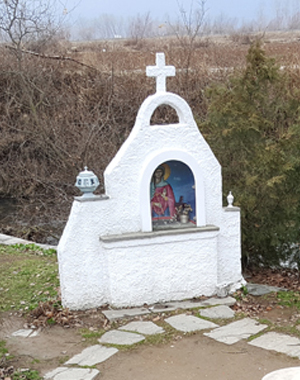
#> input picture act/FLY_AI_CHALLENGERS/openCV_practice/chap08/images/translate.jpg, 300 x 380 px
$ python 04.translate.py
#> lines starting #> are read from the running program, lines starting #| are printed output that depends on the picture
import numpy as np, cv2

def contain(p, shape):                              # 좌표(y,x)가 범위내 인지 검사
    return 0<=p[0]<shape[0] and 0<=p[1]<shape[1]

def translate(img, pt):
   dst = np.zeros(img.shape, img.dtype)
   for i in range(img.shape[0]):
    for j in range(img.shape[1]):
        x,y = np.subtract((j,1),pt)
        if contain((y,x),img.shape):
           dst[i,j] = img[y,x]

    return dst

image = cv2.imread('images/translate.jpg', cv2.IMREAD_GRAYSCALE)
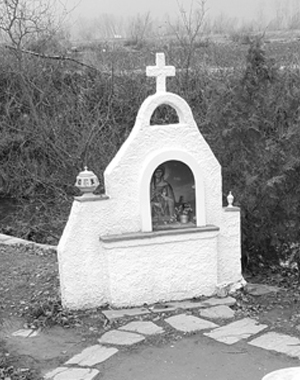
#> image: shape (380, 300); min 4, max 255, mean 147.3
if image is None: raise Exception("영상 파일을 읽기 에러")

dst1 = translate(image,(10,20))
#> after the loop in translate, `for i in range(img.shape[0]):`: dst: shape (380, 300); every value is 0
dst2 = translate(image,(-30,-20))
#> after the loop in translate, `for i in range(img.shape[0]):`:
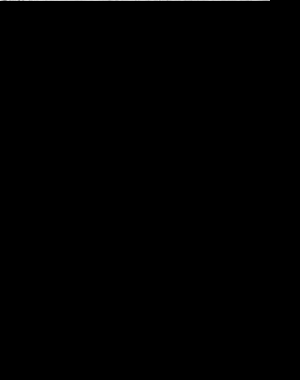
#> dst: shape (380, 300); min 0, max 216, mean 0.5

cv2.imshow("image", image)
cv2.imshow("dst1: trans to (80, 30)", dst1)
cv2.imshow("dst2: trans to (-50, -70)", dst2)
cv2.waitKey(0)

$ run again, with act/FLY_AI_CHALLENGERS/openCV_practice/chap08/images/affine2.jpg copied over act/FLY_AI_CHALLENGERS/openCV_practice/chap08/images/translate.jpg
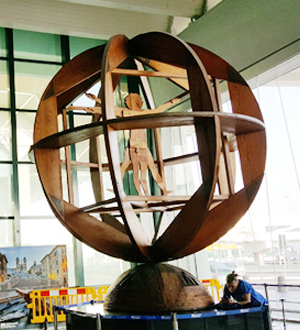
#> input picture act/FLY_AI_CHALLENGERS/openCV_practice/chap08/images/affine2.jpg, 300 x 330 px
#> `image = cv2.imread('images/translate.jpg', cv2.IMREAD_GRAYSCALE)`:
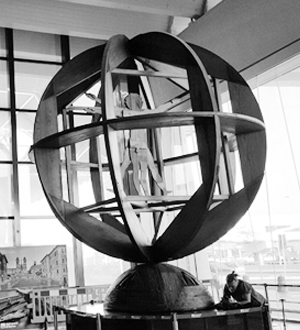
#> image: shape (330, 300); min 0, max 255, mean 136.8
